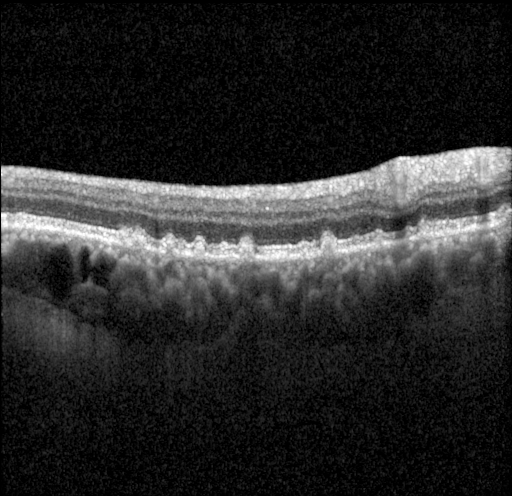
#> input picture sample-scan/volume1/1-Input.tif, 512 x 496 px
$ python -i subfunctions.py   (imports and definitions only)   (older library calls are emulated)
#> lines starting #> are read from the running program, lines starting #| are printed output that depends on the picture; after the words box and inside, x2 and y2 are one past the last pixel; in counts of white or black regions, pixels touching at a corner belong together
import numpy as np
from scipy import ndimage
from skimage import exposure
import matplotlib.pyplot as plt
from skimage.filters import rank
from scipy.ndimage.filters import gaussian_filter


# [159 lines left out: functions restoreBigLabels, bumpRemovalreverse, bumpRemoval, improveCenterline, rimpBot, not called in this run]

def binClose(mask,struct):
    return ndimage.binary_closing(mask, structure=struct).astype(np.float64)

def dilation(mask,struct):
    return ndimage.binary_dilation(mask, structure=struct).astype(np.float64)
def erosion(mask,struct):
    return ndimage.binary_erosion(mask, structure=struct).astype(np.float64)

# [16 lines left out: function improveBottom, not called in this run]

def improveDown(rpeImg,debug=0):
    full= ndimage.generate_binary_structure(2, 2)
    cross=ndimage.generate_binary_structure(2, 1)
    px=[]
    py=[]

    px2=[]
    py2=[]
    idoX,idoY=getLowerLine(rpeImg)

    height,width=rpeImg.shape
    # get first inital point;
    px.append(idoX[0])
    py.append(idoY[0])
    #label the image
    lbim, numL= ndimage.label(rpeImg)
    hist = np.histogram(lbim,bins=np.arange(numL+5))
    ls=hist[0]
    ln=hist[1]
    ln=ln[:-1]
    ls[0]=0

    currentLabel=lbim[idoY[0],idoX[0]]

    for i in range(px[0]+1,width):
      col=lbim[:,i]
      vals=np.where(col==currentLabel)[0]
      if len(vals)==0:
          #no label found use the lowest whitePixel
          guessvals=np.where(col!=0)[0]
          if len(guessvals)==0:
              continue
          else:
            maxval=np.max(guessvals)
            px.append(i)
            py.append(maxval)
            currentLabel=col[maxval]
      else:
          maxval=np.max(vals)
          px.append(i)
          py.append(maxval)
    # now run backwards
    px2.append(px[-1])
    py2.append(py[-1])

    for i in range(px[0]+1,width):
      curX=width-i
      col=lbim[:,curX]
      vals=np.where(col==currentLabel)[0]
      if len(vals)==0:
          #no label found use the lowest whitePixel
          guessvals=np.where(col!=0)[0]
          if len(guessvals)==0:
              continue
          else:
            maxval=np.max(guessvals)
            px2.append(curX)
            py2.append(maxval)
            currentLabel=col[maxval]
      else:
          maxval=np.max(vals)
          px2.append(curX)
          py2.append(maxval)

    s1=keepLabels(rpeImg,px,py)
    s2=keepLabels(rpeImg,px2,py2)
    s2=dilation(s2,cross)
    upX,upY=getUpperLine(s2)
    doX,doY=getLowerLine(s2)
    return s2

# [450 lines left out: functions growdown, improveTop, grow, moveLastWhite, magicRemoval, removeAbouve and 11 more, not called in this run]

def keepLabels(img,ix,iy):
    lbim, numL= ndimage.label(img)
    hist = np.histogram(lbim,bins=np.arange(numL+5))
    ls=hist[0]
    ln=hist[1]
    ln=ln[:-1]
    l2k=[]
    for x in range(0,len(ix)):
        yval=int(iy[x])
        label=lbim[yval,ix[x]]
        l2k.append(label)
        l2k=list(np.unique(l2k))
    l2r = list(range(len(ln)))
    for x in range(0,len(l2k)):
        l2r.remove(l2k[x])

    for x in range(0,len(l2r)):
        label=l2r[x]
        lbim[lbim==label]=0

    resImg=np.copy(lbim)
    resImg[:,:]=1
    resImg[lbim==0]=0
    return resImg

def getLowerLine(img):
  height,width=img.shape
  points=[]
  for x in range(0,width):
     #extract a column
     column=img[:,x]
     colInv=column[::-1]
     yd=height-1-np.argmax(colInv)
     if yd==height-1:
       continue
     points.append([x,yd])
  asd=np.array(points)
  return asd[:,0],asd[:,1]

def getUpperLine(img,debug=False):
  height,width=img.shape
  if(debug):
      showImg(img)
  points=[]
  for x in range(0,width):
     #extract a column
     column=img[:,x]

     yd=np.argmax(column)
     if yd==0:
       continue
     points.append([x,yd])
  asd=np.array(points)
  return asd[:,0],asd[:,1]


# [93 lines left out: functions rescale, magic, computeHistogrammThreshold, rescaleImage, computeInitialYTop, computeExtImage and 1 more, not called in this run]

def showImg(img,cmap=None,interpolation='None',text='not given'):
  plt.imshow(img,cmap=cmap,interpolation='None')
  plt.show(True)

# [62 lines left out: functions computeExtImage2, removeSmallRegs, closing, computeInitialYBot, not called in this run]

>>> import cv2
>>> picture = cv2.imread('sample-scan/volume1/1-Input.tif', cv2.IMREAD_GRAYSCALE)
#> picture is the input picture: shape (496, 512); min 0, max 255, mean 41.6
>>> result = improveDown(picture)
#> the loop in getLowerLine, `for x in range(0,width):` made 512 passes
#> yd on passes 1 to 3: 495, 174, 215
#> after the loop in getLowerLine, `for x in range(0,width):`: points = 511 pairs, first value 1 to 511, second value 151 to 258
#> in getLowerLine, `asd=np.array(points)`: asd has the same summary as points
#> in improveDown, `idoX,idoY=getLowerLine(rpeImg)`: idoX = 511 values from 1 to 511; idoY = 511 values, max 258 at index 264, min 151 at index 476, mean 219.4
#> in improveDown, `lbim, numL= ndimage.label(rpeImg)`:
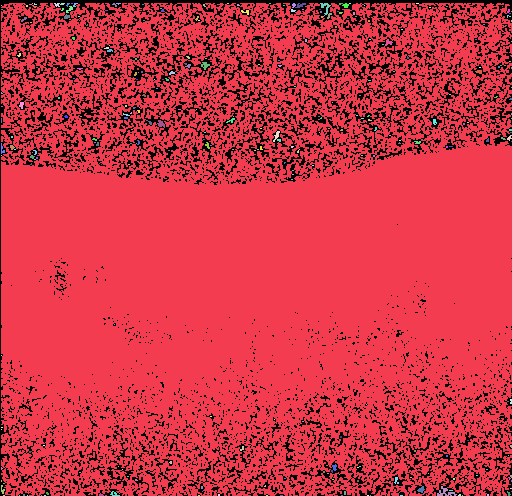
#> lbim: shape (496, 512) int32; 321 distinct labels, from 0 to 320; one colour per label, 0 black
#> in improveDown, `lbim, numL= ndimage.label(rpeImg)`: numL = 320
#> in improveDown, `ls=hist[0]`: ls = 324 values, max 209906 at index 1, min 0 at index 321, mean 783.8
#> in improveDown, `ln=hist[1]`: ln = 325 values from 0 to 324
#> in improveDown, `ln=ln[:-1]`: ln = 324 values from 0 to 323
#> in improveDown, `currentLabel=lbim[idoY[0],idoX[0]]`: currentLabel = 1
#> the loop in improveDown, `for i in range(px[0]+1,width):` made 510 passes
#> maxval on passes 1 to 12: 478, 480, 487, 494, 494, 494, 494, 494, 494, 495, 495, 495
#> after the loop in improveDown, `for i in range(px[0]+1,width):`: px = 511 values from 1 to 511; py = 511 values, max 495 at index 10, min 174 at index 0, mean 492.6
#> the loop in improveDown, `for i in range(px[0]+1,width):` made 510 passes
#> maxval on passes 1 to 12: 484, 484, 489, 489, 495, 495, 495, 495, 493, 487, 495, 495
#> after the loop in improveDown, `for i in range(px[0]+1,width):`: px2 = 511 values, max 511 at index 0, min 1 at index 510, mean 256; py2 = 511 values, max 495 at index 5, min 462 at index 0, mean 493.2
#> in keepLabels, `lbim, numL= ndimage.label(img)`: numL = 320
#> in keepLabels, `ln=hist[1]`: ln = 325 values from 0 to 324
#> in keepLabels, `ln=ln[:-1]`: ln = 324 values from 0 to 323
#> the loop in keepLabels, `for x in range(0,len(ix)):` made 511 passes
#> the loop in keepLabels, `for x in range(0,len(l2k)):` made 1 pass
#> after the loop in keepLabels, `for x in range(0,len(l2k)):`: l2r = 323 values from 0 to 323
#> the loop in keepLabels, `for x in range(0,len(l2r)):` made 323 passes
#> label on passes 1 to 3: 0, 2, 3
#> after the loop in keepLabels, `for x in range(0,len(l2r)):`:
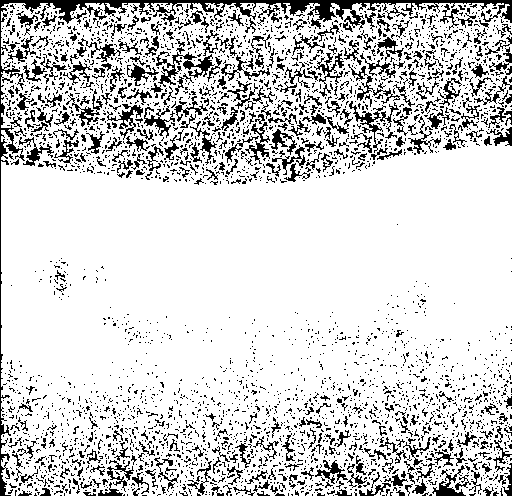
#> lbim: shape (496, 512) int32; values 0 (black) and 1 (white), 82.7% white; black in thin lines or dots
#> in keepLabels, `resImg[:,:]=1`: resImg: shape (496, 512) int32; 17.34% of pixels changed, all inside (x1, y1, x2, y2) = (0, 0, 512, 496)
#> the loop in keepLabels (call 2), `for x in range(0,len(ix)):` made 511 passes
#> yval on passes 1 to 3: 462, 484, 484
#> the loop in keepLabels (call 2), `for x in range(0,len(l2k)):` made 1 pass
#> in dilation, `return ndimage.binary_dilation(mask, structure=struct).astype(np.float..`:
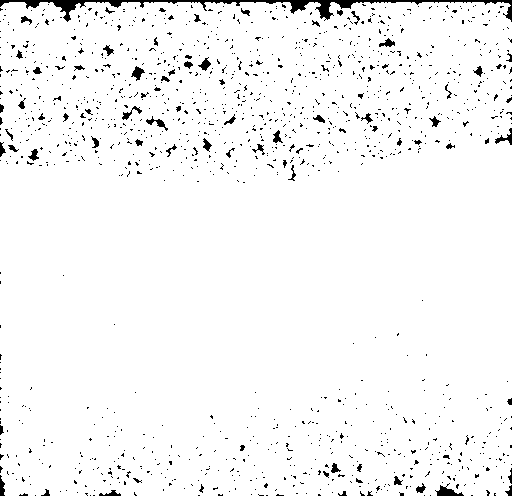
#> returned value: shape (496, 512) float64; values 0 (black) and 1 (white), 96.5% white; 1298 black regions (1226 under 20 px), largest, box (x1, y1, x2, y2) and area: (0, 0, 512, 22) 2052, (435, 483, 464, 496) 163, (131, 66, 145, 81) 101

$ run again, on sample-scan/volume1/10-Input.tif
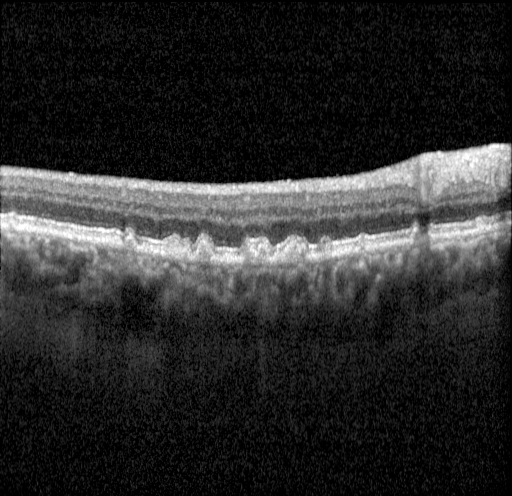
#> input picture sample-scan/volume1/10-Input.tif, 512 x 496 px
#> picture is the input picture: shape (496, 512); min 0, max 255, mean 43.5
#> the loop in getLowerLine, `for x in range(0,width):` made 512 passes
#> yd on passes 1 to 3: 215, 215, 224
#> after the loop in getLowerLine, `for x in range(0,width):`: points = 512 pairs, first value 0 to 511, second value 146 to 260
#> asd has the same summary as points
#> idoX = 512 values from 0 to 511; idoY = 512 values, max 260 at index 221, min 146 at index 491, mean 217.6
#> in improveDown, `lbim, numL= ndimage.label(rpeImg)`: numL = 263
#> in improveDown, `ls=hist[0]`: ls = 267 values, max 217111 at index 1, min 0 at index 264, mean 951.1
#> in improveDown, `ln=hist[1]`: ln = 268 values from 0 to 267
#> in improveDown, `ln=ln[:-1]`: ln = 267 values from 0 to 266
#> currentLabel = 1
#> the loop in improveDown, `for i in range(px[0]+1,width):` made 511 passes
#> maxval on passes 1 to 8: 477, 474, 484, 485, 485, 482, 484, 483
#> after the loop in improveDown, `for i in range(px[0]+1,width):`: px = 512 values from 0 to 511; py = 512 values, max 495 at index 16, min 215 at index 0, mean 491.2
#> the loop in improveDown, `for i in range(px[0]+1,width):` made 511 passes
#> maxval on passes 1 to 8: 341, 418, 478, 481, 487, 490, 489, 485
#> after the loop in improveDown, `for i in range(px[0]+1,width):`: px2 = 512 values, max 511 at index 0, min 1 at index 511, mean 256.5; py2 = 512 values, max 495 at index 18, min 341 at index 0, mean 491.5
#> in keepLabels, `lbim, numL= ndimage.label(img)`: numL = 263
#> in keepLabels, `ln=hist[1]`: ln = 268 values from 0 to 267
#> in keepLabels, `ln=ln[:-1]`: ln = 267 values from 0 to 266
#> the loop in keepLabels, `for x in range(0,len(ix)):` made 512 passes
#> the loop in keepLabels, `for x in range(0,len(l2k)):` made 1 pass
#> after the loop in keepLabels, `for x in range(0,len(l2k)):`: l2r = 266 values from 0 to 266
#> the loop in keepLabels, `for x in range(0,len(l2r)):` made 266 passes
#> label on passes 1 to 3: 0, 2, 3
#> after the loop in keepLabels, `for x in range(0,len(l2r)):`:
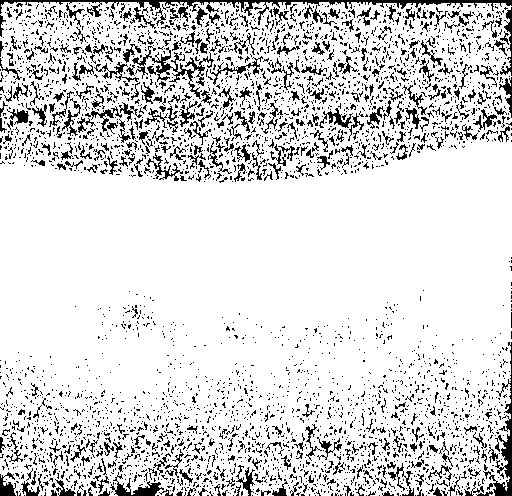
#> lbim: shape (496, 512) int32; values 0 (black) and 1 (white), 85.5% white; black in thin lines or dots
#> resImg: shape (496, 512) int32; 14.51% of pixels changed, all inside (x1, y1, x2, y2) = (0, 0, 512, 496)
#> the loop in keepLabels (call 2), `for x in range(0,len(ix)):` made 512 passes
#> the loop in keepLabels (call 2), `for x in range(0,len(l2k)):` made 1 pass
#> in dilation, `return ndimage.binary_dilation(mask, structure=struct).astype(np.float..`:
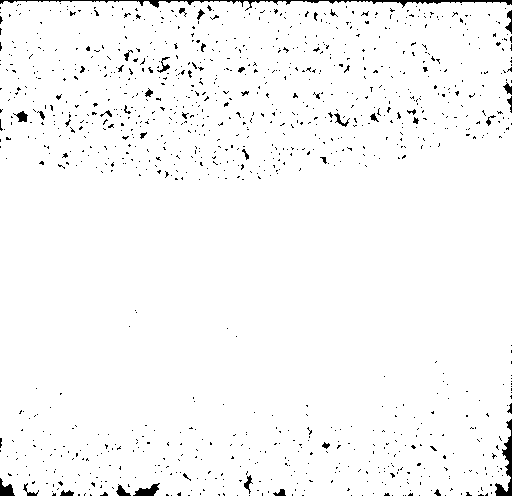
#> returned value: shape (496, 512) float64; values 0 (black) and 1 (white), 97.4% white; 1087 black regions (1048 under 20 px), largest, box (x1, y1, x2, y2) and area: (0, 0, 512, 11) 992, (495, 419, 512, 496) 448, (133, 483, 160, 496) 181

$ run again, on sample-scan/volume1/100-Input.tif
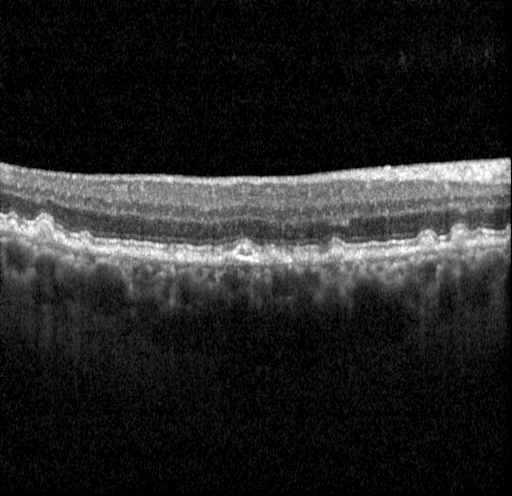
#> input picture sample-scan/volume1/100-Input.tif, 512 x 496 px
#> picture is the input picture: shape (496, 512); min 0, max 254, mean 36.5
#> the loop in getLowerLine, `for x in range(0,width):` made 512 passes
#> yd on passes 1 to 3: 224, 215, 215
#> after the loop in getLowerLine, `for x in range(0,width):`: points = 511 pairs, first value 0 to 510, second value 160 to 260
#> asd has the same summary as points
#> idoX = 511 values from 0 to 510; idoY = 511 values, max 260 at index 202, min 160 at index 507, mean 220.6
#> in improveDown, `lbim, numL= ndimage.label(rpeImg)`: numL = 720
#> in improveDown, `ls=hist[0]`: ls = 724 values, max 198868 at index 4, min 0 at index 721, mean 350.8
#> in improveDown, `ln=hist[1]`: ln = 725 values from 0 to 724
#> in improveDown, `ln=ln[:-1]`: ln = 724 values from 0 to 723
#> currentLabel = 4
#> the loop in improveDown, `for i in range(px[0]+1,width):` made 511 passes
#> maxval on passes 1 to 8: 491, 491, 491, 491, 491, 489, 491, 492
#> after the loop in improveDown, `for i in range(px[0]+1,width):`: px = 511 values from 0 to 510; py = 511 values, max 495 at index 368, min 224 at index 0, mean 487.6
#> the loop in improveDown, `for i in range(px[0]+1,width):` made 511 passes
#> maxval on passes 2 to 9: 435, 436, 435, 438, 437, 464, 472, 471
#> after the loop in improveDown, `for i in range(px[0]+1,width):`: px2 = 511 values, max 510 at index 0, min 1 at index 510, mean 256; py2 = 511 values, max 495 at index 14, min 435 at index 0, mean 488
#> in keepLabels, `lbim, numL= ndimage.label(img)`: numL = 720
#> in keepLabels, `ln=hist[1]`: ln = 725 values from 0 to 724
#> in keepLabels, `ln=ln[:-1]`: ln = 724 values from 0 to 723
#> the loop in keepLabels, `for x in range(0,len(ix)):` made 511 passes
#> the loop in keepLabels, `for x in range(0,len(l2k)):` made 1 pass
#> after the loop in keepLabels, `for x in range(0,len(l2k)):`: l2r = 723 values from 0 to 723
#> the loop in keepLabels, `for x in range(0,len(l2r)):` made 723 passes
#> label on passes 1 to 3: 0, 1, 2
#> after the loop in keepLabels, `for x in range(0,len(l2r)):`:
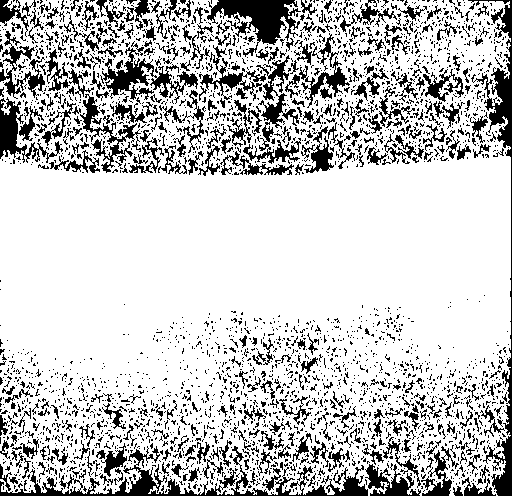
#> lbim: shape (496, 512) int32; values 0 (black) and 4 (white), 78.3% white; 3133 black regions (2755 under 20 px), largest, box (x1, y1, x2, y2) and area: (0, 446, 368, 496) 3786, (468, 0, 512, 496) 3360, (207, 0, 301, 57) 2321
#> the loop in keepLabels (call 2), `for x in range(0,len(ix)):` made 511 passes
#> the loop in keepLabels (call 2), `for x in range(0,len(l2k)):` made 1 pass
#> in dilation, `return ndimage.binary_dilation(mask, structure=struct).astype(np.float..`:
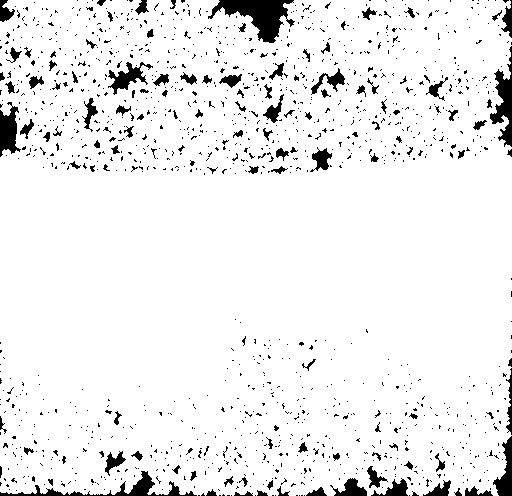
#> returned value: shape (496, 512) float64; values 0 (black) and 1 (white), 93.3% white; 1360 black regions (1241 under 20 px), largest, box (x1, y1, x2, y2) and area: (208, 0, 295, 43) 1707, (0, 471, 197, 496) 958, (490, 46, 512, 147) 957

$ run again, on sample-scan/volume1/101-Input.tif
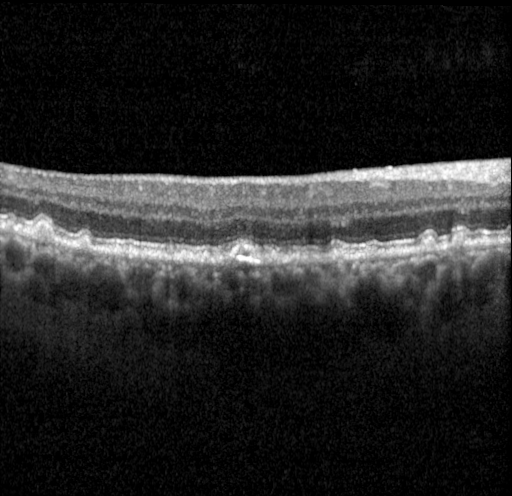
#> input picture sample-scan/volume1/101-Input.tif, 512 x 496 px
#> picture is the input picture: shape (496, 512); min 0, max 254, mean 36.7
#> the loop in getLowerLine, `for x in range(0,width):` made 512 passes
#> yd on passes 1 to 3: 226, 226, 225
#> after the loop in getLowerLine, `for x in range(0,width):`: points = 511 pairs, first value 0 to 510, second value 161 to 261
#> asd has the same summary as points
#> idoX = 511 values from 0 to 510; idoY = 511 values, max 261 at index 256, min 161 at index 510, mean 220.2
#> in improveDown, `lbim, numL= ndimage.label(rpeImg)`: numL = 355
#> in improveDown, `ls=hist[0]`: ls = 359 values, max 206440 at index 4, min 0 at index 356, mean 707.4
#> in improveDown, `ln=hist[1]`: ln = 360 values from 0 to 359
#> in improveDown, `ln=ln[:-1]`: ln = 359 values from 0 to 358
#> currentLabel = 4
#> the loop in improveDown, `for i in range(px[0]+1,width):` made 511 passes
#> maxval on passes 1 to 8: 483, 482, 483, 483, 481, 483, 483, 479
#> after the loop in improveDown, `for i in range(px[0]+1,width):`: px = 511 values from 0 to 510; py = 511 values, max 495 at index 26, min 226 at index 0, mean 490.8
#> the loop in improveDown, `for i in range(px[0]+1,width):` made 511 passes
#> maxval on passes 2 to 9: 423, 436, 438, 483, 484, 482, 482, 483
#> after the loop in improveDown, `for i in range(px[0]+1,width):`: px2 = 511 values, max 510 at index 0, min 1 at index 510, mean 256; py2 = 511 values, max 495 at index 43, min 423 at index 0, mean 491.2
#> in keepLabels, `lbim, numL= ndimage.label(img)`: numL = 355
#> in keepLabels, `ln=hist[1]`: ln = 360 values from 0 to 359
#> in keepLabels, `ln=ln[:-1]`: ln = 359 values from 0 to 358
#> the loop in keepLabels, `for x in range(0,len(ix)):` made 511 passes
#> the loop in keepLabels, `for x in range(0,len(l2k)):` made 1 pass
#> after the loop in keepLabels, `for x in range(0,len(l2k)):`: l2r = 358 values from 0 to 358
#> the loop in keepLabels, `for x in range(0,len(l2r)):` made 358 passes
#> label on passes 1 to 3: 0, 1, 2
#> after the loop in keepLabels, `for x in range(0,len(l2r)):`:
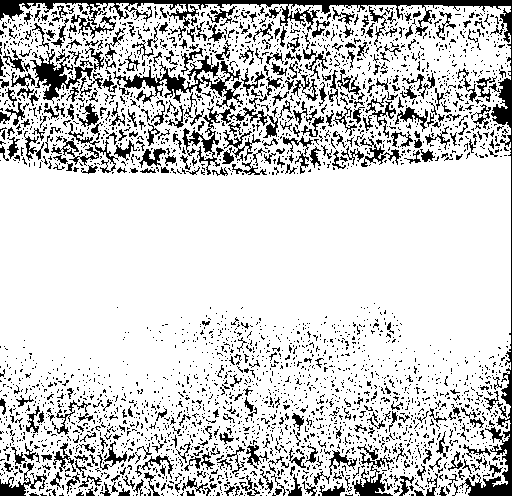
#> lbim: shape (496, 512) int32; values 0 (black) and 4 (white), 81.3% white; 3219 black regions (2805 under 20 px), largest, box (x1, y1, x2, y2) and area: (0, 0, 512, 496) 6718, (113, 55, 243, 108) 1777, (30, 49, 93, 104) 1068
#> the loop in keepLabels (call 2), `for x in range(0,len(ix)):` made 511 passes
#> the loop in keepLabels (call 2), `for x in range(0,len(l2k)):` made 1 pass
#> in dilation, `return ndimage.binary_dilation(mask, structure=struct).astype(np.float..`:
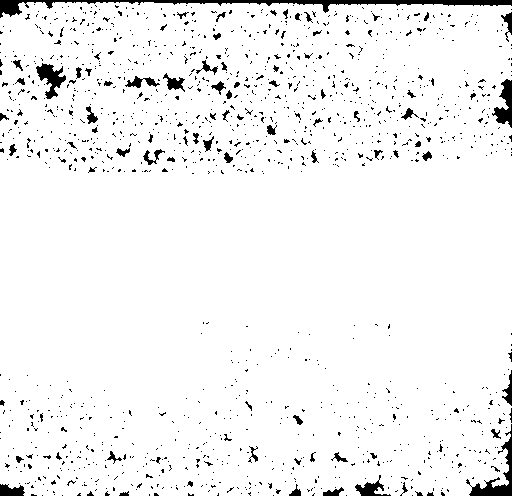
#> returned value: shape (496, 512) float64; values 0 (black) and 1 (white), 95.2% white; 1338 black regions (1254 under 20 px), largest, box (x1, y1, x2, y2) and area: (0, 0, 512, 18) 2138, (466, 424, 512, 496) 755, (36, 63, 66, 99) 496
